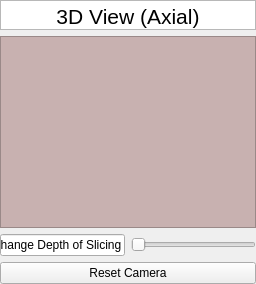
                             <widget class="QWidget" name="page_20">
                              <layout class="QGridLayout" name="gridLayout_195">
                               <property name="leftMargin">
                                <number>0</number>
                               </property>
                               <property name="topMargin">
                                <number>0</number>
                               </property>
                               <property name="rightMargin">
                                <number>0</number>
                               </property>
                               <property name="bottomMargin">
                                <number>0</number>
                               </property>
                               <item row="2" column="0" colspan="2">
                                <widget class="QVTKRenderWindowInteractor" name="vtkWidget_trajPlan_3">
                                 <property name="styleSheet">
                                  <string notr="true">background-color: rgb(200, 177, 176);</string>
                                 </property>
                                </widget>
                               </item>
                               <item row="5" column="0" colspan="2">
                                <widget class="QPushButton" name="pushButton_resetAxial">
                                 <property name="toolTip">
                                  <string>Reset this view's zoom/pan to default</string>
                                 </property>
                                 <property name="text">
                                  <string>Reset Camera</string>
                                 </property>
                                </widget>
                               </item>
                               <item row="3" column="0">
                                <widget class="QLineEdit" name="lineEdit_59">
                                 <property name="maximumSize">
                                  <size>
                                   <width>1677215</width>
                                   <height>16777215</height>
                                  </size>
                                 </property>
                                 <property name="text">
                                  <string>Change Depth of Slicing</string>
                                 </property>
                                 <property name="readOnly">
                                  <bool>true</bool>
                                 </property>
                                </widget>
                               </item>
                               <item row="3" column="1">
                                <widget class="QSlider" name="horizontalSlider_axial3D">
                                 <property name="toolTip">
                                  <string>Change which axial slice depth is shown</string>
                                 </property>
                                 <property name="singleStep">
                                  <number>10</number>
                                 </property>
                                 <property name="orientation">
                                  <enum>Qt::Horizontal</enum>
                                 </property>
                                </widget>
                               </item>
                               <item row="1" column="0" colspan="2">
                                <widget class="QTextEdit" name="textEdit_13">
                                 <property name="minimumSize">
                                  <size>
                                   <width>0</width>
                                   <height>30</height>
                                  </size>
                                 </property>
                                 <property name="maximumSize">
                                  <size>
                                   <width>16777215</width>
                                   <height>30</height>
                                  </size>
                                 </property>
                                 <property name="verticalScrollBarPolicy">
                                  <enum>Qt::ScrollBarAlwaysOff</enum>
                                 </property>
                                 <property name="horizontalScrollBarPolicy">
                                  <enum>Qt::ScrollBarAlwaysOff</enum>
                                 </property>
                                 <property name="readOnly">
                                  <bool>true</bool>
                                 </property>
                                 <property name="html">
                                  <string>&lt;!DOCTYPE HTML PUBLIC &quot;-//W3C//DTD HTML 4.0//EN&quot; &quot;http://www.w3.org/TR/REC-html40/strict.dtd&quot;&gt;
&lt;html&gt;&lt;head&gt;&lt;meta name=&quot;qrichtext&quot; content=&quot;1&quot; /&gt;&lt;meta charset=&quot;utf-8&quot; /&gt;&lt;style type=&quot;text/css&quot;&gt;
p, li { white-space: pre-wrap; }
hr { height: 1px; border-width: 0; }
li.unchecked::marker { content: &quot;\2610&quot;; }
li.checked::marker { content: &quot;\2612&quot;; }
&lt;/style&gt;&lt;/head&gt;&lt;body style=&quot; font-family:'Ubuntu Sans'; font-size:11pt; font-weight:400; font-style:normal;&quot;&gt;
&lt;p align=&quot;center&quot; style=&quot; margin-top:0px; margin-bottom:0px; margin-left:0px; margin-right:0px; -qt-block-indent:0; text-indent:0px;&quot;&gt;&lt;span style=&quot; font-family:'Sans'; font-size:16pt;&quot;&gt;3D View (Axial)&lt;/span&gt;&lt;/p&gt;&lt;/body&gt;&lt;/html&gt;</string>
                                 </property>
                                </widget>
                               </item>
                              </layout>
                             </widget>
